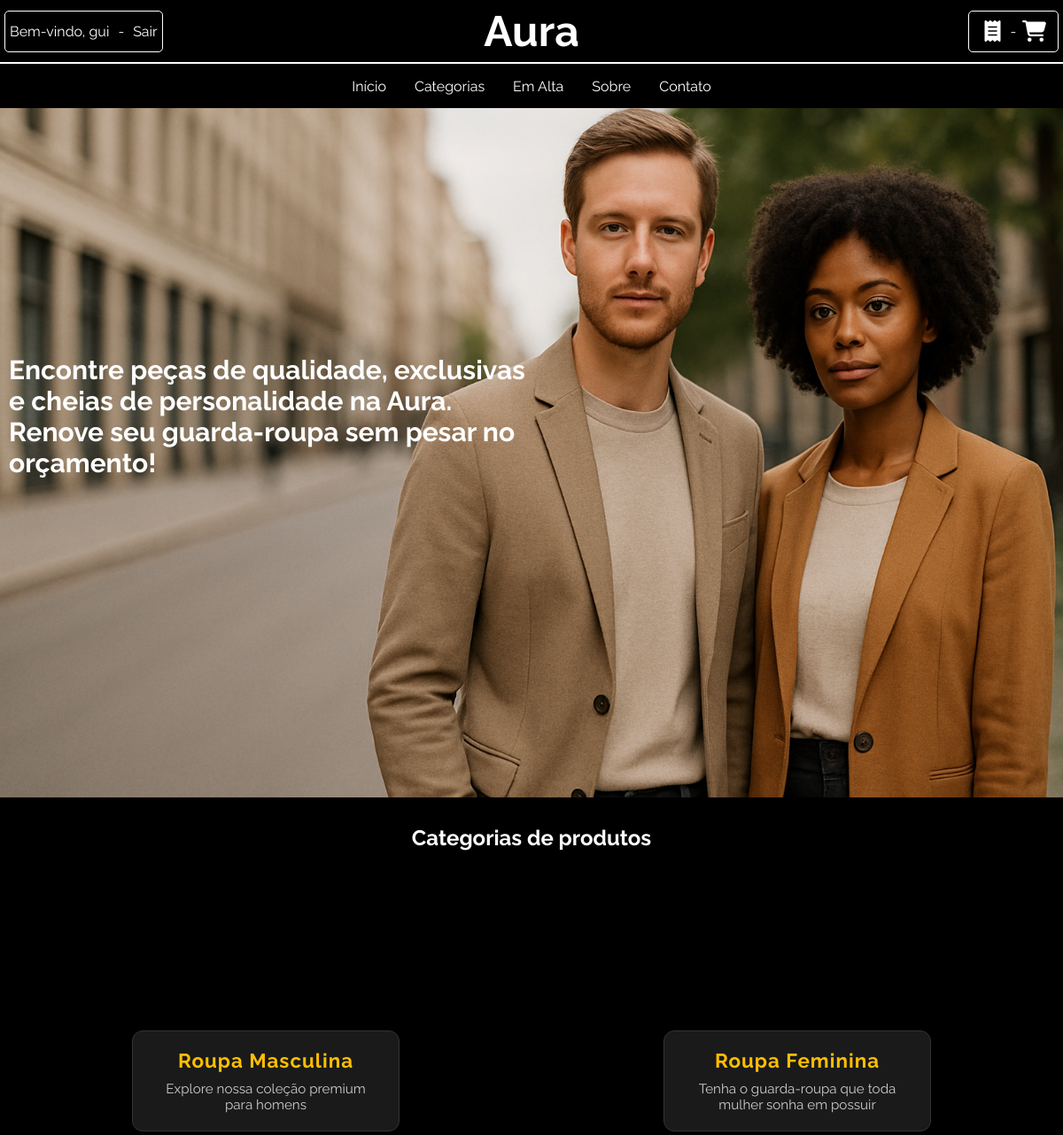
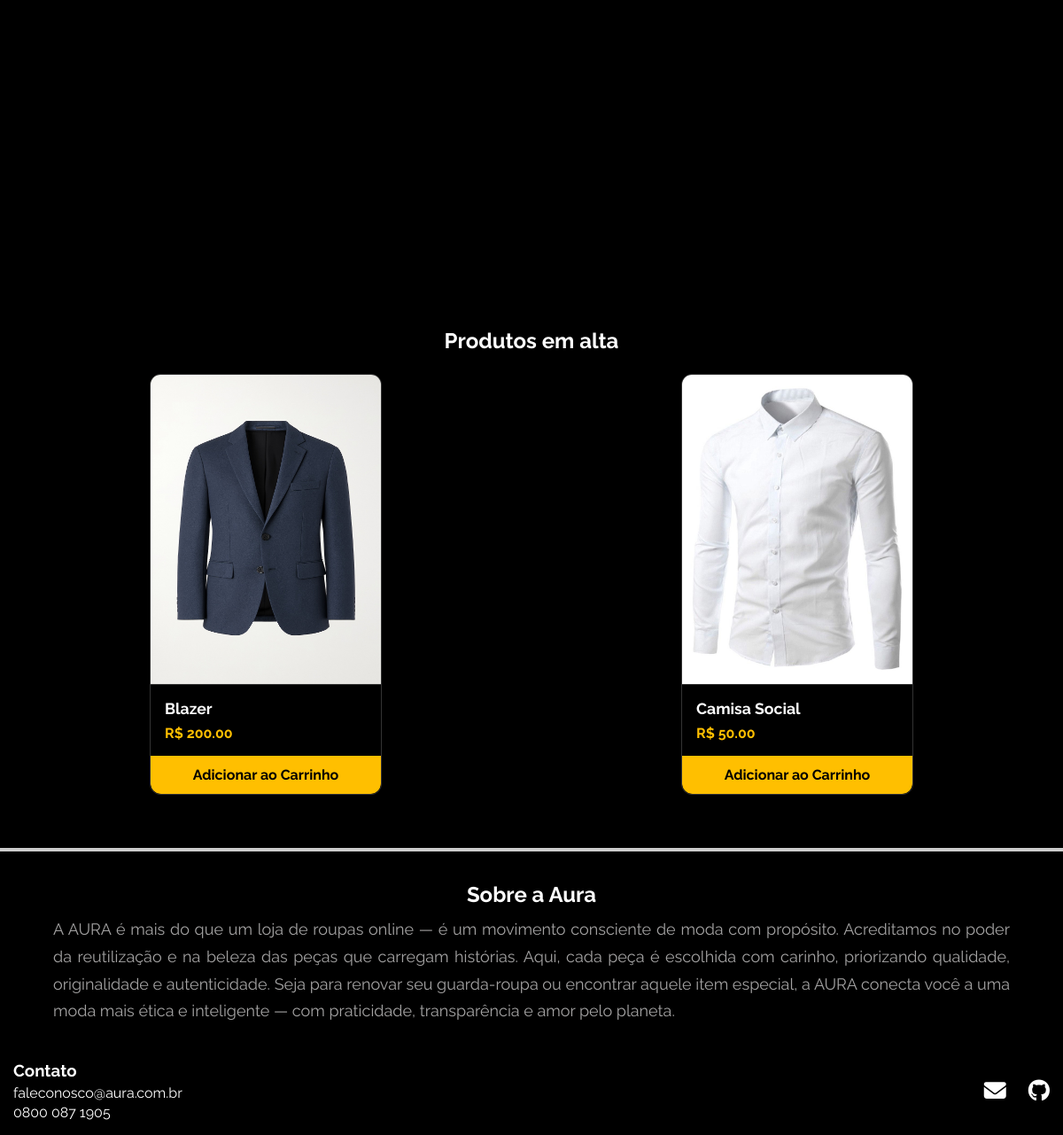
/ (signed in), run on the app's committed database (2 pictures, top to bottom).
### auraapp/models.py (models this page shows, shortened)
class Categoria(models.Model):
    nome = models.CharField(max_length=100)
    descricao = models.CharField(max_length=300, default='Descrição')

class Produto(models.Model):
    nome = models.CharField(max_length=150)
    preco = models.DecimalField(max_digits=6, decimal_places=2)
    categoria = models.ForeignKey(Categoria, on_delete=models.CASCADE)
    imagem = models.ImageField(upload_to='./static/', default='./static/blazer.png')

### auraapp/views.py (the view)
# urls.py: path('', views.home, name='home'),
def home(request):
    produtos = Produto.objects.all()
    categorias = Categoria.objects.all()
    pedidos = Categoria.objects.all()
    clientes = Cliente.objects.all()
    return render(request, 'auraapp/index.html', {'produtos':produtos, 'categorias':categorias, 'pedidos':pedidos, 'clientes':clientes})

### auraapp/templates/auraapp/index.html (shortened to what this page needs)
<!DOCTYPE html>
<html lang="en">
<head>
    <link rel="stylesheet" href="https://cdnjs.cloudflare.com/ajax/libs/font-awesome/6.5.0/css/all.min.css">
</head>
<body>
    <header>
        <div class="title">
            <h1>Aura</h1>
            <div class="user">
                {% if request.session.cliente_id %}
                <p>Bem-vindo, {{ request.session.cliente_nome }}</p><p>-</p>  <a href="{% url 'logout' %}">Sair</a>
                {% else %}
                <a href="{% url 'login' %}">Entrar</a>
                <p>-</p>
                <a href="{% url 'cadastrar' %}">Cadastrar</a>
                {% endif %}
            </div>
            <div class="cart">
                {% if request.session.cliente_id %}
                <a href="{% url 'pedidos_finalizados' %}" class="cart-icon"><i class="fas fa-receipt"></i></a>
                <p>-</p>
                {% endif %}
                <a href="{% url 'ver_carrinho'%}" class="cart-icon"><i class="fas fa-shopping-cart"></i></a>
            </div>
        </div>
        <navbar>
            <nav><a href="{% url 'home' %}">Início</a></nav>
            <nav><a href="#categorias">Categorias</a></nav>
            <nav><a href="#em-alta">Em Alta</a></nav>
            <nav><a href="#sobre">Sobre</a></nav>
            <nav><a href="#footer">Contato</a></nav>
        </navbar>
    </header>
    <main>
        <div class="secao1">
            <div class="background-image">
                <img src="../../static/capa.png">
                <h2 class="text-background">Encontre peças de qualidade, exclusivas e cheias de personalidade na Aura. Renove seu guarda-roupa sem pesar no orçamento! </h2>
            </div>
        </div>
        <div class="secao2" id="categorias">
            <div class="shead">
                <h2>Categorias de produtos</h2>
            </div>
            <div class="sbody">
                {% for categoria in categorias %}
                <a href="{% url 'categoria' categoria.id %}" class="categoria-card">
                    <h2>{{ categoria.nome }}</h2>
                    <p>{{ categoria.descricao }}</p>
                </a>
                {% endfor %}
            </div>
        </div>
        <div class="secao2" id="em-alta">
            <div class="shead">
                <h2>Produtos em alta</h2>
            </div>
            <div class="sbody">
                {% for produto in produtos%}
                <div class="product-card">
                    <a class="product-img" href="{% url 'produto' produto.id %}">
                        <img src="{{produto.imagem.url}}" alt="">
                    </a>
                    <div class="product-description">
                        <h3>{{produto.nome}}</h3>
                        <p>R$ {{produto.preco}}</p>
                    </div>
                    <div class="add-cart">
                        <a href="{% url 'adicionar_ao_carrinho' produto.id %}">Adicionar ao Carrinho</a>
                    </div>
                </div>
                {% endfor %}
            </div>
        </div>
        <div class="div_footer"></div>
        <div class="sobre" id="sobre">
            <h2 style="margin-bottom: 10px; margin-top: 10px;">Sobre a Aura</h2>
            <p id="sobre_aura">A AURA é mais do que um loja de roupas online — é um movimento consciente de moda com propósito. Acreditamos no poder da reutilização e na beleza das peças que carregam histórias.
Aqui, cada peça é escolhida com carinho, priorizando qualidade, originalidade e autenticidade. Seja para renovar seu guarda-roupa ou encontrar aquele item especial, a AURA conecta você a uma moda mais ética e inteligente — com praticidade, transparência e amor pelo planeta.</p>
        </div>
    </main>
    <footer id="footer">
        <div class="contato">
            <h3 style="margin-bottom: 5px;">Contato</h3>
            <p style="margin-bottom: 3px;">faleconosco@aura.com.br</p>
            <p>0800 087 1905</p>
        </div>
        <div class="icones">
            <a href="mailto:faleconosco@aura.com.br"><div class="icone fas fa-envelope" style="font-size: 25px; margin-right: 25px;"></div></a>
            <a href="https://github.com/Guithentges/Aura" target="_blank"><div class="icone fab fa-github" style="font-size: 25px;"></div></a>
        </div>
    </footer>
</body>
</html>

### auraapp/templates/auraapp/index.html (style rules this page uses)
a { text-decoration: none; }
.user { position: absolute; display: flex; flex-direction: row; justify-content: space-around; gap: 10px; align-items: center; left: 5px; width: fit-content; max-width: 400px; height: 45px; padding-inline: 5px; border-radius: 5px; border: 1px solid #fff; background-color: black; transition: all 500ms ease; }
.cart { position: absolute; display: flex; justify-content: center; align-items: center; right: 5px; width: 100px; height: 45px; border-radius: 5px; background-color: black; border: 1px solid #fff; transition: all 500ms ease; }
* { padding: 0; margin: 0; background-color: black; color: #fff; font-family: 'Raleway', sans-serif; }
header { z-index: 999; position: fixed; width: 100%; height: 120px; background-color: black; color: #fff; }
navbar { width: 100%; height: 50px; display: flex; flex-direction: row; justify-content: center; align-items: center; }
.background-image { width: 100%; }
.background-image img { width: 100%; z-index: 0; }
.text-background { position: absolute; top: 400px; z-index: 1; background: none; width: 600px; text-align: left; margin-left: 10px; font-size: 30px; transition: all 500ms ease; }
.secao2 { margin-top: 50px; padding-top: 120px; height: 550px; width: 100%; display: flex; flex-direction: column; }
.shead { height: 50px; display: flex; justify-content: center; align-items: center; }
.sbody { width: 100%; height: 500px; display: flex; flex-direction: row; align-items: center; justify-content: space-around; }
.categoria-card { width: 260px; background-color: #1a1a1a; color: #ffffff; border: 1px solid #333; border-radius: 12px; padding: 20px; box-shadow: 0 4px 12px rgba(0,0,0,0.5); transition: transform 0.3s ease, box-shadow 0.3s ease; text-align: center; cursor: pointer; }
.categoria-card h2 { font-size: 1.4rem; background-color: #1a1a1a; color: #FFBF00; margin-bottom: 10px; letter-spacing: 1px; }
.categoria-card p { font-size: 0.95rem; background-color: #1a1a1a; color: #ccc; }
.product-card { width: 260px; background-color: #1a1a1a; border: 1px solid #333; border-radius: 12px; overflow: hidden; box-shadow: 0 4px 12px rgba(0,0,0,0.5); color: #fff; transition: transform 0.3s ease, box-shadow 0.3s ease; }
.product-img { width: 100%; height: 350px; display: flex; justify-content: center; align-items: center; }
.product-card img { width: 100%; height: 350px; display: block; border-bottom: 1px solid #333; }
.product-description { padding: 16px; }
.product-description h3 { margin: 0 0 8px; font-size: 1.1rem; color: #fff; }
.product-description p { margin: 0; font-size: 1rem; color: #FFBF00; font-weight: bold; }
.add-cart a { width: 100%; display: flex; align-items: center; justify-content: center; background-color: #FFBF00; color: #000; padding: 12px; font-weight: bold; border-bottom-left-radius: 12px; border-bottom-right-radius: 12px; cursor: pointer; transition: background-color 0.3s; }
.add-cart { width: 100%; height: auto; display: flex; align-items: center; justify-content: center; }
.sobre { width: 100%; height: 200px; display: flex; flex-direction: column; justify-content: center; align-items: center; max-width: 1100px; margin: 0 auto; padding: 10px; }
footer { width: 100%; height: 100px; display: flex; flex-direction: row; justify-content: space-between; align-items: center; }
.div_footer { margin-top: 3rem; border-top: 4px solid #ccc; }
#sobre_aura { font-size: 18px; line-height: 1.7; color: #a3a2a2; text-align: justify; padding: 0 10px; }
.contato { padding-left: 15px; }
.icones { width: 50%; display: flex; flex-direction: row; justify-content: right; padding-right: 15px; }
.icone { cursor: pointer; }

### data on the page
Categoria: nome "Roupa Masculina", descricao "Explore nossa coleção premium para homens"
Categoria: nome "Roupa Feminina", descricao "Tenha o guarda-roupa que toda mulher sonha em possuir"
Produto: imagem (picture), nome "Blazer", preco "200.00"
Produto: imagem (picture), nome "Camisa Social", preco "50.00"

### other printed values
{{ request.session.cliente_nome }} "gui"
